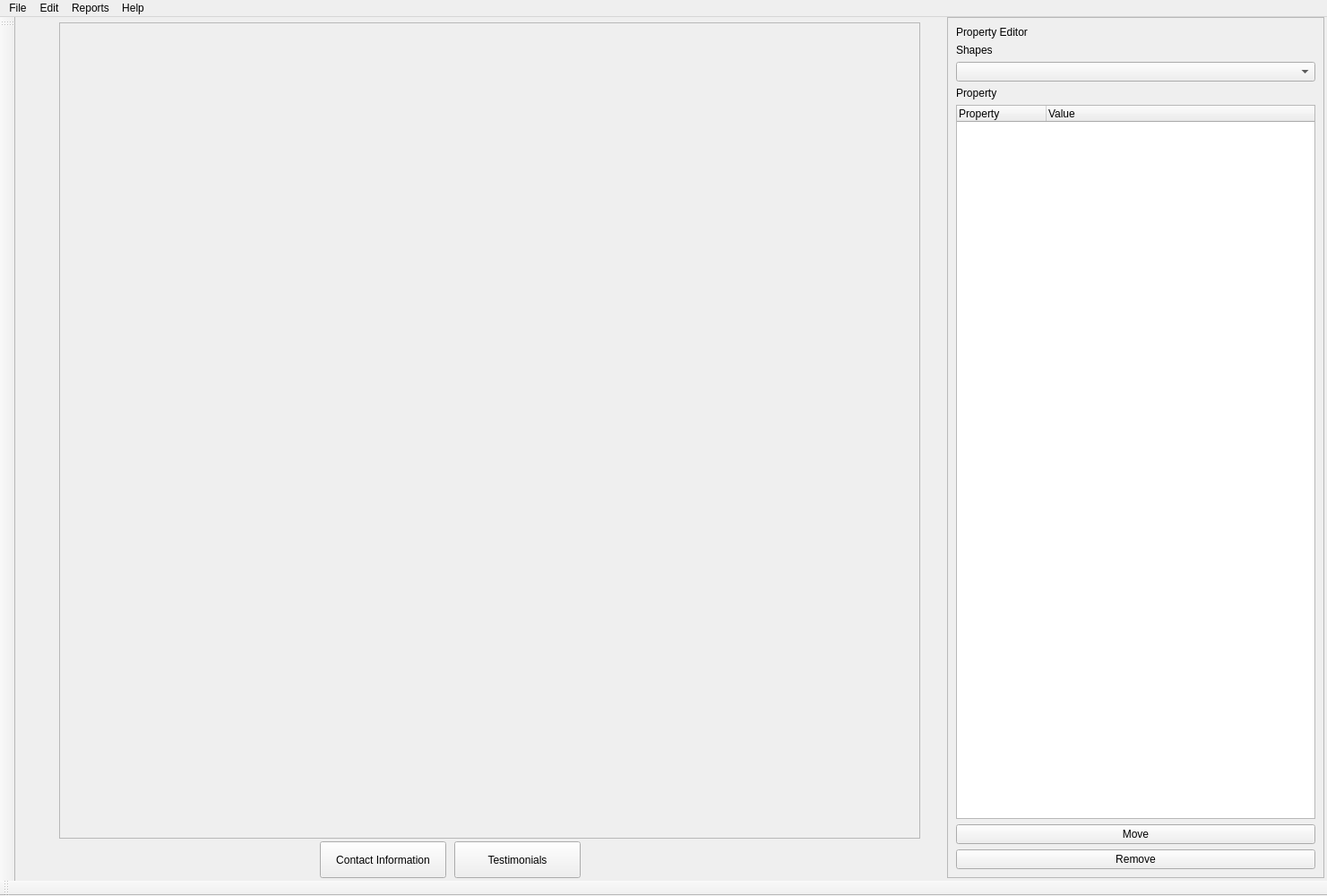
<?xml version="1.0" encoding="UTF-8"?>
<ui version="4.0">
 <class>mainmenu</class>
 <widget class="QMainWindow" name="mainmenu">
  <property name="geometry">
   <rect>
    <x>0</x>
    <y>0</y>
    <width>1481</width>
    <height>1000</height>
   </rect>
  </property>
  <property name="maximumSize">
   <size>
    <width>1500</width>
    <height>1000</height>
   </size>
  </property>
  <property name="windowTitle">
   <string>MainWindow</string>
  </property>
  <widget class="QWidget" name="CentralWidget">
   <property name="maximumSize">
    <size>
     <width>1500</width>
     <height>1000</height>
    </size>
   </property>
   <widget class="QFrame" name="frame">
    <property name="enabled">
     <bool>true</bool>
    </property>
    <property name="geometry">
     <rect>
      <x>1040</x>
      <y>0</y>
      <width>421</width>
      <height>961</height>
     </rect>
    </property>
    <property name="frameShape">
     <enum>QFrame::StyledPanel</enum>
    </property>
    <property name="frameShadow">
     <enum>QFrame::Raised</enum>
    </property>
    <layout class="QVBoxLayout" name="verticalLayout_2">
     <item>
      <widget class="QLabel" name="label">
       <property name="enabled">
        <bool>true</bool>
       </property>
       <property name="text">
        <string>Property Editor</string>
       </property>
      </widget>
     </item>
     <item>
      <widget class="QLabel" name="label_2">
       <property name="enabled">
        <bool>true</bool>
       </property>
       <property name="text">
        <string>Shapes</string>
       </property>
      </widget>
     </item>
     <item>
      <widget class="QComboBox" name="comboBox">
       <property name="enabled">
        <bool>true</bool>
       </property>
      </widget>
     </item>
     <item>
      <widget class="QLabel" name="label_3">
       <property name="enabled">
        <bool>true</bool>
       </property>
       <property name="text">
        <string>Property</string>
       </property>
      </widget>
     </item>
     <item>
      <layout class="QVBoxLayout" name="verticalLayout">
       <item>
        <widget class="QTreeWidget" name="treeWidget">
         <property name="enabled">
          <bool>true</bool>
         </property>
         <column>
          <property name="text">
           <string>Property</string>
          </property>
         </column>
         <column>
          <property name="text">
           <string>Value</string>
          </property>
         </column>
        </widget>
       </item>
       <item>
        <widget class="QPushButton" name="Move">
         <property name="enabled">
          <bool>true</bool>
         </property>
         <property name="text">
          <string>Move</string>
         </property>
        </widget>
       </item>
       <item>
        <widget class="QPushButton" name="Remove">
         <property name="enabled">
          <bool>true</bool>
         </property>
         <property name="text">
          <string>Remove</string>
         </property>
        </widget>
       </item>
      </layout>
     </item>
    </layout>
   </widget>
   <widget class="QScrollArea" name="scrollArea">
    <property name="enabled">
     <bool>true</bool>
    </property>
    <property name="geometry">
     <rect>
      <x>49</x>
      <y>6</y>
      <width>961</width>
      <height>911</height>
     </rect>
    </property>
    <property name="widgetResizable">
     <bool>true</bool>
    </property>
    <widget class="QWidget" name="scrollAreaWidget">
     <property name="geometry">
      <rect>
       <x>0</x>
       <y>0</y>
       <width>959</width>
       <height>909</height>
      </rect>
     </property>
     <widget class="canvas" name="Canvas" native="true">
      <property name="enabled">
       <bool>true</bool>
      </property>
      <property name="geometry">
       <rect>
        <x>-1</x>
        <y>-1</y>
        <width>961</width>
        <height>1000</height>
       </rect>
      </property>
     </widget>
    </widget>
   </widget>
   <widget class="QPushButton" name="contactButton">
    <property name="enabled">
     <bool>true</bool>
    </property>
    <property name="geometry">
     <rect>
      <x>340</x>
      <y>920</y>
      <width>141</width>
      <height>41</height>
     </rect>
    </property>
    <property name="text">
     <string>Contact Information</string>
    </property>
   </widget>
   <widget class="QWidget" name="layoutWidget">
    <property name="enabled">
     <bool>true</bool>
    </property>
    <property name="geometry">
     <rect>
      <x>0</x>
      <y>0</y>
      <width>61</width>
      <height>371</height>
     </rect>
    </property>
    <layout class="QVBoxLayout" name="verticalLayout_4">
     <item>
      <widget class="QPushButton" name="Line">
       <property name="enabled">
        <bool>true</bool>
       </property>
       <property name="maximumSize">
        <size>
         <width>41</width>
         <height>41</height>
        </size>
       </property>
       <property name="styleSheet">
        <string notr="true">#Line{
background-color:transparent;
border-image:url(:line.png);
background:none;
border:none;
background-repeat:none;
}
#Line:pressed{
border-image:url(:linep.png);
}</string>
       </property>
       <property name="text">
        <string/>
       </property>
      </widget>
     </item>
     <item>
      <widget class="QPushButton" name="Polyline">
       <property name="enabled">
        <bool>true</bool>
       </property>
       <property name="maximumSize">
        <size>
         <width>41</width>
         <height>41</height>
        </size>
       </property>
       <property name="styleSheet">
        <string notr="true">#Polyline{
background-color:transparent;
border-image:url(:polyline.png);
background:none;
border:none;
background-repeat:none;
}
#Polyline:pressed{
border-image:url(:polylinep.png);
}</string>
       </property>
       <property name="text">
        <string/>
       </property>
      </widget>
     </item>
     <item>
      <widget class="QPushButton" name="Polygon">
       <property name="enabled">
        <bool>true</bool>
       </property>
       <property name="maximumSize">
        <size>
         <width>41</width>
         <height>41</height>
        </size>
       </property>
       <property name="styleSheet">
        <string notr="true">#Polygon{
background-color:transparent;
border-image:url(:polygon.png);
background:none;
border:none;
background-repeat:none;
}
#Polygon:pressed{
border-image:url(:polygonp.png);
}</string>
       </property>
       <property name="text">
        <string/>
       </property>
      </widget>
     </item>
     <item>
      <widget class="QPushButton" name="Rect">
       <property name="enabled">
        <bool>true</bool>
       </property>
       <property name="maximumSize">
        <size>
         <width>41</width>
         <height>41</height>
        </size>
       </property>
       <property name="styleSheet">
        <string notr="true">#Rect{
background-color:transparent;
border-image:url(:rect.png);
background:none;
border:none;
background-repeat:none;
}
#Rect:pressed{
border-image:url(:rectp.png);
}</string>
       </property>
       <property name="text">
        <string/>
       </property>
      </widget>
     </item>
     <item>
      <widget class="QPushButton" name="Square">
       <property name="enabled">
        <bool>true</bool>
       </property>
       <property name="maximumSize">
        <size>
         <width>41</width>
         <height>41</height>
        </size>
       </property>
       <property name="styleSheet">
        <string notr="true">#Square{
background-color:transparent;
border-image:url(:square.png);
background:none;
border:none;
background-repeat:none;
}
#Square:pressed{
border-image:url(:squarep.png);
}</string>
       </property>
       <property name="text">
        <string/>
       </property>
      </widget>
     </item>
     <item>
      <widget class="QPushButton" name="Ellipse">
       <property name="enabled">
        <bool>true</bool>
       </property>
       <property name="maximumSize">
        <size>
         <width>41</width>
         <height>41</height>
        </size>
       </property>
       <property name="styleSheet">
        <string notr="true">#Ellipse{
background-color:transparent;
border-image:url(:ellipse.png);
background:none;
border:none;
background-repeat:none;
}
#Ellipse:pressed{
border-image:url(:ellipsep.png);
}</string>
       </property>
       <property name="text">
        <string/>
       </property>
      </widget>
     </item>
     <item>
      <widget class="QPushButton" name="Circle">
       <property name="enabled">
        <bool>true</bool>
       </property>
       <property name="maximumSize">
        <size>
         <width>41</width>
         <height>41</height>
        </size>
       </property>
       <property name="styleSheet">
        <string notr="true">#Circle{
background-color:transparent;
border-image:url(:circle.png);
background:none;
border:none;
background-repeat:none;
}
#Circle:pressed{
border-image:url(:circlep.png);
}</string>
       </property>
       <property name="text">
        <string/>
       </property>
      </widget>
     </item>
     <item>
      <widget class="QPushButton" name="Text">
       <property name="enabled">
        <bool>true</bool>
       </property>
       <property name="maximumSize">
        <size>
         <width>41</width>
         <height>41</height>
        </size>
       </property>
       <property name="styleSheet">
        <string notr="true">#Text{
background-color:transparent;
border-image:url(:T.png);
background:none;
border:none;
background-repeat:none;
}
#Text:pressed{
border-image:url(:Tp.png);
brightness:(50%);
}</string>
       </property>
       <property name="text">
        <string/>
       </property>
      </widget>
     </item>
    </layout>
   </widget>
   <widget class="QPushButton" name="Testimonials">
    <property name="enabled">
     <bool>true</bool>
    </property>
    <property name="geometry">
     <rect>
      <x>490</x>
      <y>920</y>
      <width>141</width>
      <height>41</height>
     </rect>
    </property>
    <property name="text">
     <string>Testimonials</string>
    </property>
   </widget>
   <zorder>layoutWidget</zorder>
   <zorder>frame</zorder>
   <zorder>scrollArea</zorder>
   <zorder>contactButton</zorder>
   <zorder>Testimonials</zorder>
  </widget>
  <widget class="QMenuBar" name="menubar">
   <property name="geometry">
    <rect>
     <x>0</x>
     <y>0</y>
     <width>1481</width>
     <height>21</height>
    </rect>
   </property>
   <property name="maximumSize">
    <size>
     <width>1500</width>
     <height>21</height>
    </size>
   </property>
   <property name="contextMenuPolicy">
    <enum>Qt::PreventContextMenu</enum>
   </property>
   <property name="autoFillBackground">
    <bool>false</bool>
   </property>
   <property name="defaultUp">
    <bool>true</bool>
   </property>
   <widget class="QMenu" name="menuFile">
    <property name="autoFillBackground">
     <bool>false</bool>
    </property>
    <property name="tearOffEnabled">
     <bool>true</bool>
    </property>
    <property name="title">
     <string>File</string>
    </property>
    <property name="separatorsCollapsible">
     <bool>false</bool>
    </property>
    <property name="toolTipsVisible">
     <bool>false</bool>
    </property>
    <addaction name="actionNew"/>
    <addaction name="actionOpen"/>
    <addaction name="actionSave"/>
   </widget>
   <widget class="QMenu" name="menuEdit">
    <property name="maximumSize">
     <size>
      <width>121</width>
      <height>161</height>
     </size>
    </property>
    <property name="title">
     <string>Edit</string>
    </property>
    <addaction name="actionUndo"/>
    <addaction name="actionRedo"/>
    <addaction name="actionCut"/>
    <addaction name="actionCopy"/>
    <addaction name="actionPaste"/>
   </widget>
   <widget class="QMenu" name="menuReports">
    <property name="title">
     <string>Reports</string>
    </property>
   </widget>
   <widget class="QMenu" name="menuHelo">
    <property name="maximumSize">
     <size>
      <width>121</width>
      <height>46</height>
     </size>
    </property>
    <property name="title">
     <string>Help</string>
    </property>
   </widget>
   <addaction name="menuFile"/>
   <addaction name="menuEdit"/>
   <addaction name="menuReports"/>
   <addaction name="menuHelo"/>
  </widget>
  <widget class="QToolBar" name="toolBar">
   <property name="windowTitle">
    <string>toolBar</string>
   </property>
   <attribute name="toolBarArea">
    <enum>LeftToolBarArea</enum>
   </attribute>
   <attribute name="toolBarBreak">
    <bool>false</bool>
   </attribute>
  </widget>
  <widget class="QToolBar" name="toolBar_2">
   <property name="windowTitle">
    <string>toolBar_2</string>
   </property>
   <attribute name="toolBarArea">
    <enum>BottomToolBarArea</enum>
   </attribute>
   <attribute name="toolBarBreak">
    <bool>false</bool>
   </attribute>
  </widget>
  <action name="actionNew">
   <property name="text">
    <string>New</string>
   </property>
   <property name="statusTip">
    <string/>
   </property>
   <property name="whatsThis">
    <string/>
   </property>
  </action>
  <action name="actionOpen">
   <property name="text">
    <string>Open</string>
   </property>
  </action>
  <action name="actionSave">
   <property name="text">
    <string>Save</string>
   </property>
  </action>
  <action name="actionUndo">
   <property name="text">
    <string>Undo</string>
   </property>
  </action>
  <action name="actionRedo">
   <property name="text">
    <string>Redo</string>
   </property>
  </action>
  <action name="actionCut">
   <property name="text">
    <string>Cut</string>
   </property>
  </action>
  <action name="actionCopy">
   <property name="text">
    <string>Copy</string>
   </property>
  </action>
  <action name="actionPaste">
   <property name="text">
    <string>Paste</string>
   </property>
  </action>
 </widget>
 <customwidgets>
  <customwidget>
   <class>canvas</class>
   <extends>QWidget</extends>
   <header>canvas.h</header>
   <container>1</container>
  </customwidget>
 </customwidgets>
 <resources/>
 <connections/>
</ui>
